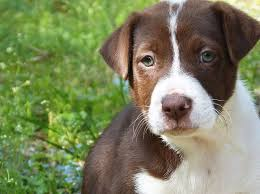
#> input picture pythonPrueba/img.jpeg, 260 x 194 px, given in place of the camera
$ python track.py   (Python 2 division)
#> lines starting #> are read from the running program, lines starting #| are printed output that depends on the picture; after the words box and inside, x2 and y2 are one past the last pixel; in counts of white or black regions, pixels touching at a corner belong together
import cv2
import numpy as np

cam = cv2.VideoCapture(0)
#kernel matriz para filtrar
kernel = np.ones((5,5),np.uint8)

while(True):
	#se obtiene las imagenes de la camara
	#read() devuelve una tupla que es almacenada en las variables ret y frame
    ret,frame = cam.read()
#> frame is the input picture: shape (194, 260, 3); mean B, G, R 94.3, 131.8, 125
    #rangomaximo y minimo para detectar un color, color verde
    # np.array([B, G, R])
    rangomax=np.array([50,50,255])
    rangomin=np.array([0,0,51])
    #mascara que guarda que pixeles estan dentro del rango
    #mascara es una imagen que tiene color blanco y negro,
    #con blanco los pixeles que estan dentro del rango y el resto negro
    mascara=cv2.inRange(frame,rangomin,rangomax)
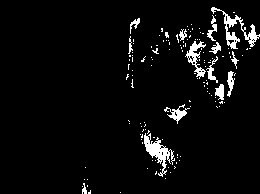
#> mascara: shape (194, 260); 4.7% white; 134 white regions (120 under 20 px), largest, box (x1, y1, x2, y2) and area: (211, 7, 260, 49) 485, (144, 133, 175, 177) 459, (185, 41, 206, 79) 271
    #opening elimina el ruido
    opening=cv2.morphologyEx(mascara, cv2.MORPH_OPEN, kernel)
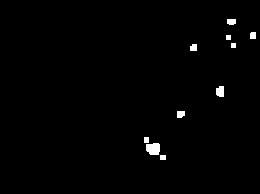
#> opening: shape (194, 260); 1% white; 10 white regions, largest, box (x1, y1, x2, y2) and area: (146, 143, 160, 155) 146, (216, 86, 224, 97) 78, (177, 111, 185, 118) 51
    #coordenadas de bordes del objeto detectado
    x,y,w,h=cv2.boundingRect(opening)
#> x = 144; y = 19; w = 112; h = 141
    #dibujar rectangulo sobre la imagen
    cv2.rectangle(frame,(x,y),(x+w,y+h),(0,255,0),3)
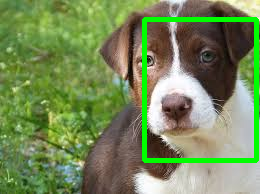
#> frame: shape (194, 260, 3); 4.99% of pixels changed, all inside (x1, y1, x2, y2) = (142, 17, 259, 163)
    cv2.circle(frame,(x+w/2,y+h/2),5,(0,0,255),-1)
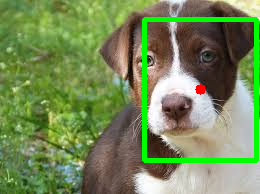
#> frame: shape (194, 260, 3); 0.16% of pixels changed, all inside (x1, y1, x2, y2) = (195, 84, 206, 95)
    #mostrar imagen
    cv2.imshow('camara',frame)
    k=cv2.waitKey(1) & 0xFF
#> (key Esc is pressed here)
    if k==27:
		break

#con esto podemos cerrar
cam.release()
cv2.destroyAllWindows()

$ run again, on pythonPrueba/abc.jpg
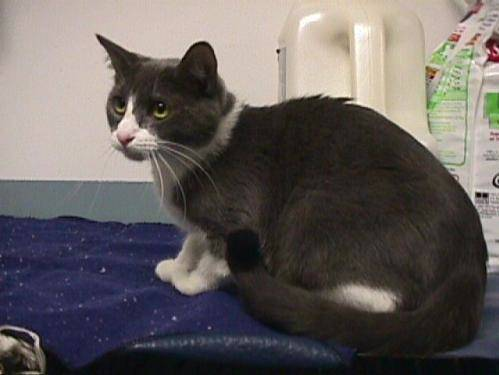
#> input picture pythonPrueba/abc.jpg, 499 x 375 px, given in place of the camera
#> frame is the input picture: shape (375, 499, 3); mean B, G, R 93.9, 95.4, 101.2
#> `mascara=cv2.inRange(frame,rangomin,rangomax)`:
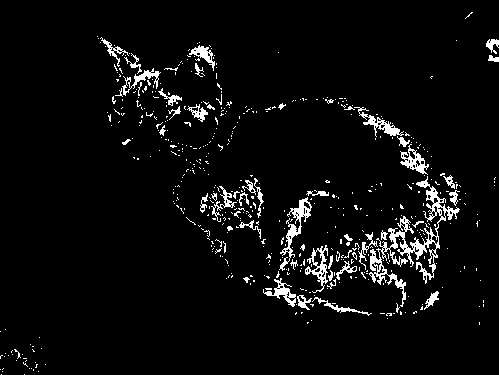
#> mascara: shape (375, 499); 4.7% white in thin lines or dots
#> opening: shape (375, 499); 0.52% white; 20 white regions (1 under 20 px), largest, box (x1, y1, x2, y2) and area: (385, 124, 399, 135) 109, (196, 47, 208, 58) 101, (297, 200, 304, 215) 86
#> x = 135; y = 40; w = 364; h = 267
#> `cv2.rectangle(frame,(x,y),(x+w,y+h),(0,255,0),3)`:
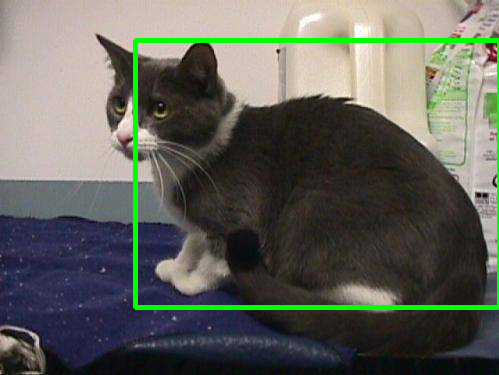
#> frame: shape (375, 499, 3); 2.93% of pixels changed, all inside (x1, y1, x2, y2) = (133, 38, 499, 310)

$ run again, on pythonPrueba/efg.jpg
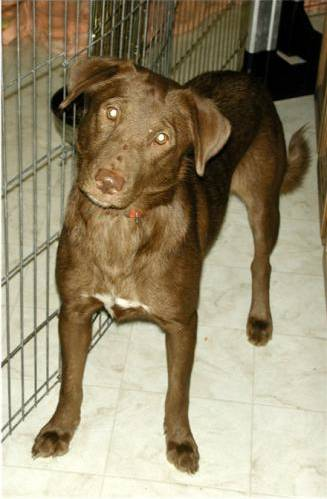
#> input picture pythonPrueba/efg.jpg, 327 x 499 px, given in place of the camera
#> frame is the input picture: shape (499, 327, 3); mean B, G, R 111.5, 139, 150.2
#> `mascara=cv2.inRange(frame,rangomin,rangomax)`:
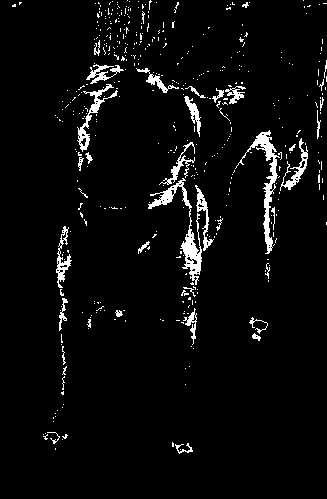
#> mascara: shape (499, 327); 4.3% white; 454 white regions (417 under 20 px), largest, box (x1, y1, x2, y2) and area: (148, 178, 202, 285) 1038, (235, 130, 280, 254) 932, (77, 84, 118, 152) 491
#> opening: shape (499, 327); 0.74% white; 18 white regions, largest, box (x1, y1, x2, y2) and area: (182, 237, 201, 261) 246, (255, 135, 273, 157) 203, (162, 190, 172, 200) 83
#> x = 58; y = 77; w = 235; h = 203
#> `cv2.rectangle(frame,(x,y),(x+w,y+h),(0,255,0),3)`:
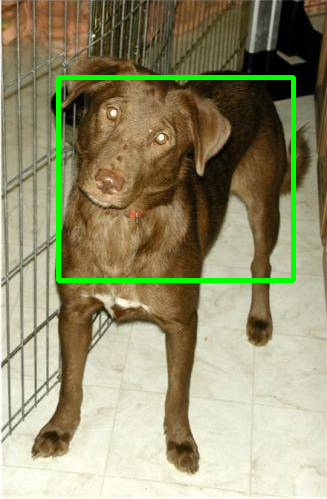
#> frame: shape (499, 327, 3); 2.68% of pixels changed, all inside (x1, y1, x2, y2) = (56, 75, 296, 283)
